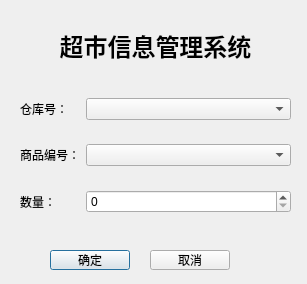
<?xml version="1.0" encoding="UTF-8"?>
<ui version="4.0">
 <class>outLibDialog</class>
 <widget class="QDialog" name="outLibDialog">
  <property name="geometry">
   <rect>
    <x>0</x>
    <y>0</y>
    <width>307</width>
    <height>284</height>
   </rect>
  </property>
  <property name="windowTitle">
   <string>Dialog</string>
  </property>
  <widget class="QPushButton" name="pushButtonYes">
   <property name="geometry">
    <rect>
     <x>50</x>
     <y>250</y>
     <width>80</width>
     <height>20</height>
    </rect>
   </property>
   <property name="text">
    <string>确定</string>
   </property>
  </widget>
  <widget class="QPushButton" name="pushButtonNo">
   <property name="geometry">
    <rect>
     <x>150</x>
     <y>250</y>
     <width>80</width>
     <height>20</height>
    </rect>
   </property>
   <property name="text">
    <string>取消</string>
   </property>
  </widget>
  <widget class="QLabel" name="label_4">
   <property name="geometry">
    <rect>
     <x>40</x>
     <y>30</y>
     <width>231</width>
     <height>31</height>
    </rect>
   </property>
   <property name="font">
    <font>
     <pointsize>18</pointsize>
     <weight>75</weight>
     <bold>true</bold>
    </font>
   </property>
   <property name="text">
    <string>超市信息管理系统</string>
   </property>
   <property name="alignment">
    <set>Qt::AlignCenter</set>
   </property>
  </widget>
  <widget class="QWidget" name="">
   <property name="geometry">
    <rect>
     <x>20</x>
     <y>80</y>
     <width>271</width>
     <height>151</height>
    </rect>
   </property>
   <layout class="QGridLayout" name="gridLayout">
    <item row="0" column="0">
     <widget class="QLabel" name="label">
      <property name="sizePolicy">
       <sizepolicy hsizetype="Fixed" vsizetype="Preferred">
        <horstretch>0</horstretch>
        <verstretch>0</verstretch>
       </sizepolicy>
      </property>
      <property name="text">
       <string>仓库号：</string>
      </property>
     </widget>
    </item>
    <item row="0" column="1">
     <widget class="QComboBox" name="comboBoxStore"/>
    </item>
    <item row="1" column="0">
     <widget class="QLabel" name="label_2">
      <property name="sizePolicy">
       <sizepolicy hsizetype="Fixed" vsizetype="Preferred">
        <horstretch>0</horstretch>
        <verstretch>0</verstretch>
       </sizepolicy>
      </property>
      <property name="text">
       <string>商品编号：</string>
      </property>
     </widget>
    </item>
    <item row="1" column="1">
     <widget class="QComboBox" name="comboBoxMerchant"/>
    </item>
    <item row="2" column="0">
     <widget class="QLabel" name="label_3">
      <property name="sizePolicy">
       <sizepolicy hsizetype="Fixed" vsizetype="Preferred">
        <horstretch>0</horstretch>
        <verstretch>0</verstretch>
       </sizepolicy>
      </property>
      <property name="text">
       <string>数量：</string>
      </property>
     </widget>
    </item>
    <item row="2" column="1">
     <widget class="QSpinBox" name="spinBox">
      <property name="sizePolicy">
       <sizepolicy hsizetype="Minimum" vsizetype="Fixed">
        <horstretch>0</horstretch>
        <verstretch>0</verstretch>
       </sizepolicy>
      </property>
     </widget>
    </item>
   </layout>
  </widget>
 </widget>
 <resources/>
 <connections/>
</ui>
